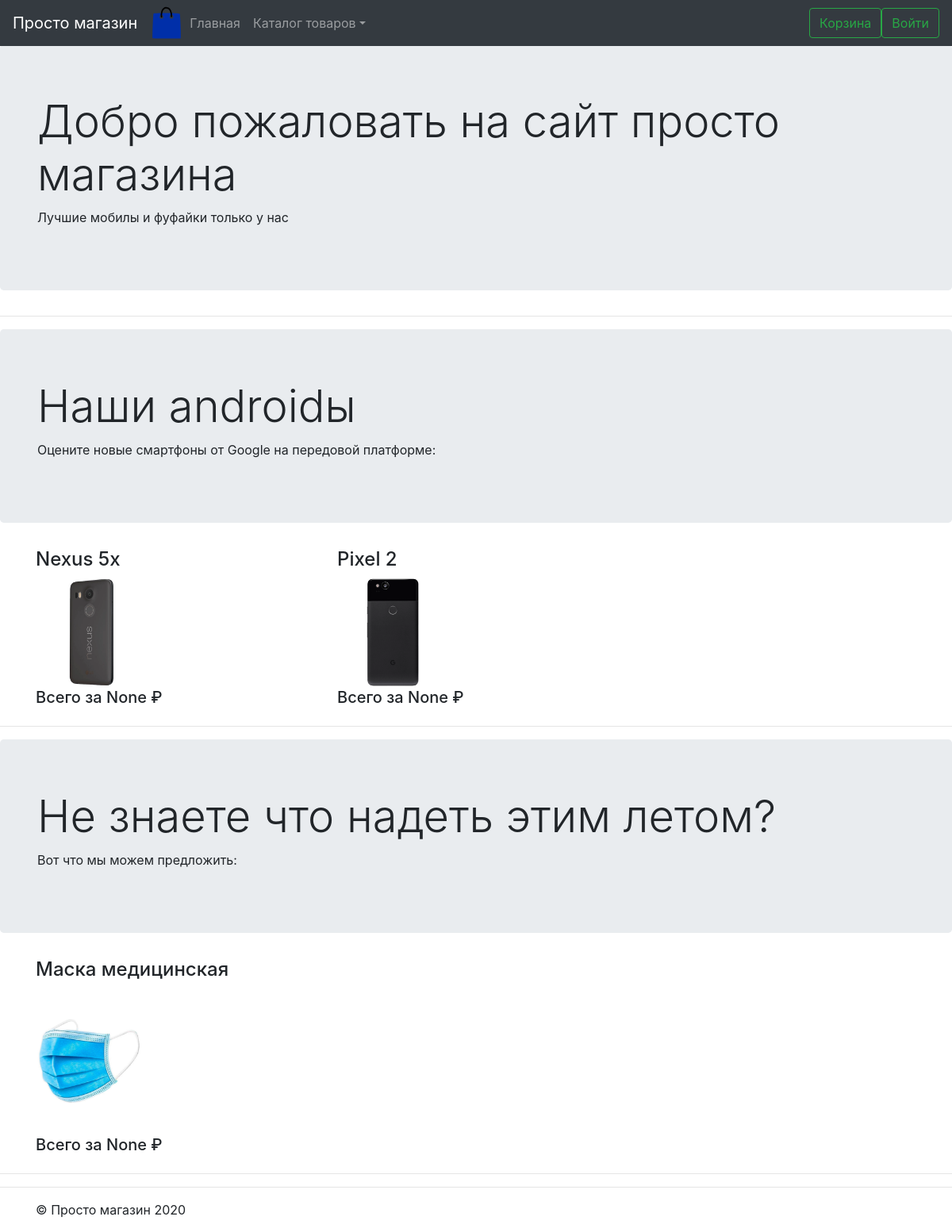
The app's page /, older data.
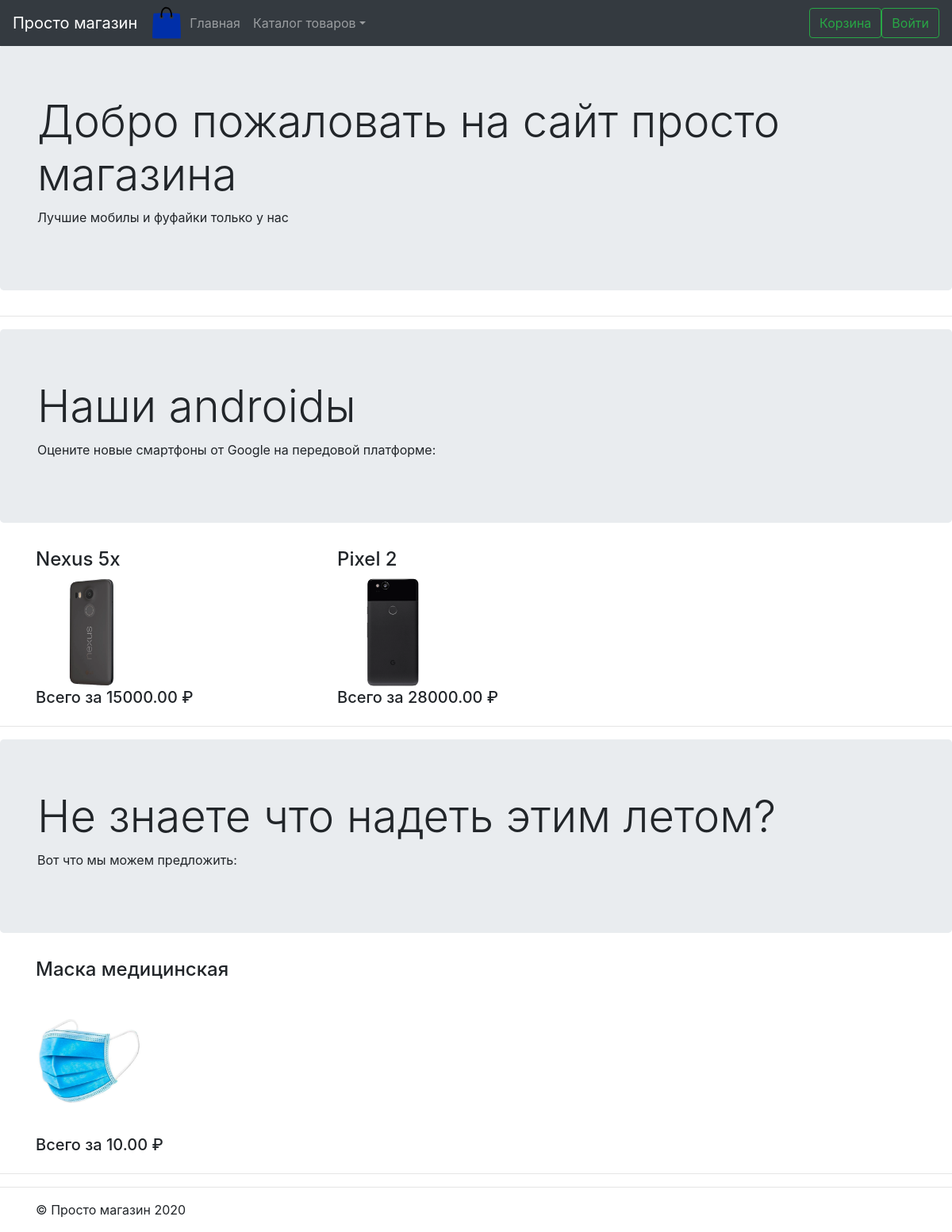
The same page, newer data.
### app/models.py (models this page shows, shortened)
class ArticleRelation(models.Model):
    product = models.ForeignKey(Product, on_delete=models.CASCADE, verbose_name='Товар')
    article = models.ForeignKey(Article, on_delete=models.CASCADE, verbose_name='Статья')
    class Meta:
        verbose_name = 'Товар в статье'
        verbose_name_plural = 'Товары в статье'

class Product(models.Model):
    name = models.CharField(max_length=100, verbose_name='Товар')
    photo = models.FileField(upload_to='products/%Y/%m/%d/', verbose_name='Фотография')
    inf = RichTextField(verbose_name='Описание товара')
    section = models.ForeignKey('Section', on_delete=models.CASCADE)
    price = models.DecimalField(verbose_name='Цена', max_digits=8, decimal_places=2)
    class Meta:
        verbose_name = 'Товар'
        verbose_name_plural = 'Товары'

### app/views.py (the view)
# urls.py: path('', views.main_view, name='home'),
def main_view(request):
    template = 'app/index.html'
    context = {'sections': Section.objects.all(),
               'article_list': Article.objects.all(),
               'product_list': Product.objects.all(),
               }
    return render(request, template_name=template, context=context)

### app/templates/app/index.html (shortened to what this page needs)
{% extends "./_base.html" %}
{% load static %}
{% block hint %}
<div class="jumbotron">
    <div class="container">
        <h1 class="display-4">Добро пожаловать на сайт просто магазина</h1>
        <p>Лучшие мобилы и фуфайки только у нас</p>
    </div>
</div>
<hr>
{% endblock %}
{% block content %}
{% for article in article_list %}
<div class="jumbotron">
    <div class="container">
        <h1 class="display-4">{{article.caption}}</h1>
        <p>{{article.text}}</p>
    </div>
</div>
<div class="container">
    <div class="row">
        {% for good in article.articlerelation_set.all %}
        <div class="col-md-4">
            <h4>{{good.product.name}}</h4>
            <a href="/good?id={{good.product.id}}">
                <img src="{{good.product.photo.url}}" width="140">
            </a>
            <h5>Всего за {{good.product.price}} ₽</h5>
        </div>
        {% endfor %}
    </div>
</div>
<hr>
{% endfor %}
{% endblock %}

Row changes from the older to the newer data that the page shows:
changed through a linked row, ArticleRelation "Nexus 5x": product.price "None" → "15000.00"
changed through a linked row, ArticleRelation "Pixel 2": product.price "None" → "28000.00"
changed through a linked row, ArticleRelation "Маска медицинская": product.price "None" → "10.00"
